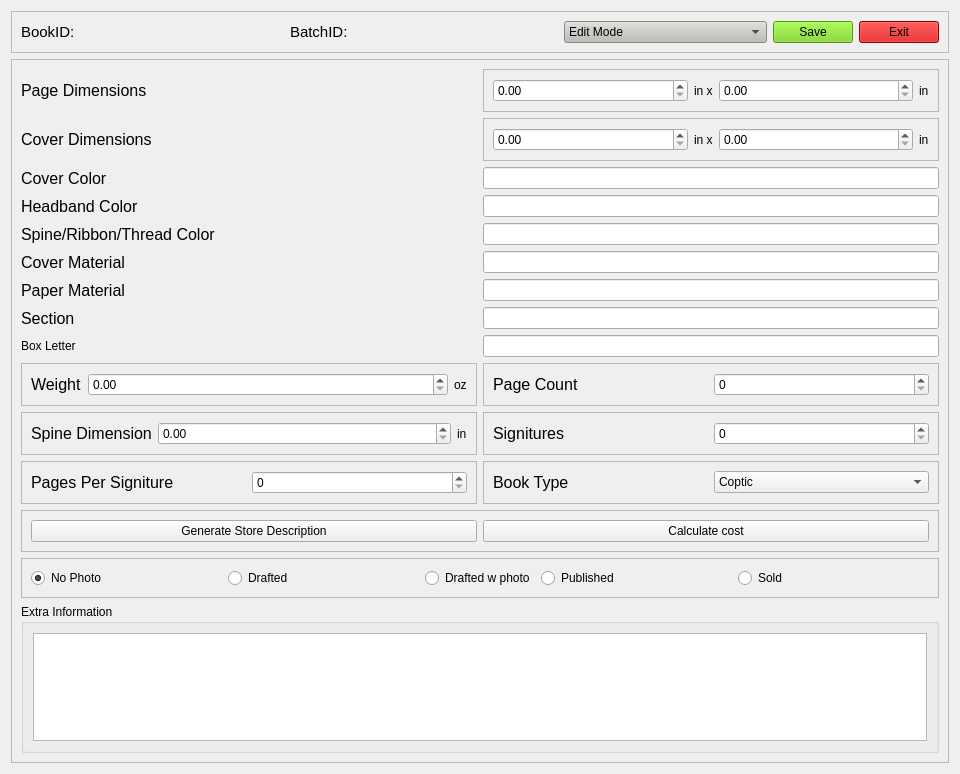
<?xml version="1.0" encoding="UTF-8"?>
<ui version="4.0">
 <class>Form</class>
 <widget class="QWidget" name="Form">
  <property name="geometry">
   <rect>
    <x>0</x>
    <y>0</y>
    <width>960</width>
    <height>774</height>
   </rect>
  </property>
  <property name="windowTitle">
   <string>Form</string>
  </property>
  <layout class="QVBoxLayout" name="verticalLayout">
   <item>
    <widget class="QFrame" name="idFrame">
     <property name="sizePolicy">
      <sizepolicy hsizetype="Preferred" vsizetype="Maximum">
       <horstretch>0</horstretch>
       <verstretch>0</verstretch>
      </sizepolicy>
     </property>
     <property name="frameShape">
      <enum>QFrame::StyledPanel</enum>
     </property>
     <property name="frameShadow">
      <enum>QFrame::Raised</enum>
     </property>
     <layout class="QHBoxLayout" name="horizontalLayout_2">
      <item>
       <widget class="QLabel" name="label">
        <property name="sizePolicy">
         <sizepolicy hsizetype="Minimum" vsizetype="Minimum">
          <horstretch>0</horstretch>
          <verstretch>0</verstretch>
         </sizepolicy>
        </property>
        <property name="font">
         <font>
          <pointsize>11</pointsize>
         </font>
        </property>
        <property name="text">
         <string>BookID:</string>
        </property>
       </widget>
      </item>
      <item>
       <widget class="QLabel" name="labelBookID">
        <property name="sizePolicy">
         <sizepolicy hsizetype="MinimumExpanding" vsizetype="Minimum">
          <horstretch>0</horstretch>
          <verstretch>0</verstretch>
         </sizepolicy>
        </property>
        <property name="font">
         <font>
          <pointsize>11</pointsize>
          <weight>50</weight>
          <italic>false</italic>
          <bold>false</bold>
         </font>
        </property>
        <property name="styleSheet">
         <string notr="true">#labelBookID {
	font: Courier;
}</string>
        </property>
        <property name="text">
         <string/>
        </property>
       </widget>
      </item>
      <item>
       <widget class="QLabel" name="label_3">
        <property name="sizePolicy">
         <sizepolicy hsizetype="Minimum" vsizetype="Minimum">
          <horstretch>0</horstretch>
          <verstretch>0</verstretch>
         </sizepolicy>
        </property>
        <property name="font">
         <font>
          <pointsize>11</pointsize>
         </font>
        </property>
        <property name="styleSheet">
         <string notr="true"/>
        </property>
        <property name="text">
         <string>BatchID:</string>
        </property>
       </widget>
      </item>
      <item>
       <widget class="QLabel" name="labelBatchID">
        <property name="sizePolicy">
         <sizepolicy hsizetype="MinimumExpanding" vsizetype="Minimum">
          <horstretch>0</horstretch>
          <verstretch>0</verstretch>
         </sizepolicy>
        </property>
        <property name="font">
         <font>
          <pointsize>11</pointsize>
          <weight>50</weight>
          <italic>false</italic>
          <bold>false</bold>
         </font>
        </property>
        <property name="styleSheet">
         <string notr="true">#labelBatchID {
	font: Courier;
}</string>
        </property>
        <property name="text">
         <string/>
        </property>
       </widget>
      </item>
      <item>
       <widget class="QComboBox" name="comboMode">
        <property name="sizePolicy">
         <sizepolicy hsizetype="Expanding" vsizetype="Fixed">
          <horstretch>0</horstretch>
          <verstretch>0</verstretch>
         </sizepolicy>
        </property>
        <property name="font">
         <font/>
        </property>
        <property name="styleSheet">
         <string notr="true">#comboMode {
	background-color: rgb(186, 189, 182);
}</string>
        </property>
        <item>
         <property name="text">
          <string>Edit Mode</string>
         </property>
        </item>
        <item>
         <property name="text">
          <string>ReadOnly Mode</string>
         </property>
        </item>
       </widget>
      </item>
      <item>
       <widget class="QPushButton" name="buttonSave">
        <property name="styleSheet">
         <string notr="true">#buttonSave {
	background-color: rgb(115, 210, 22);
}</string>
        </property>
        <property name="text">
         <string>Save</string>
        </property>
       </widget>
      </item>
      <item>
       <widget class="QPushButton" name="buttonExit">
        <property name="styleSheet">
         <string notr="true">#buttonExit {
	background-color: rgb(204, 0, 0);
}</string>
        </property>
        <property name="text">
         <string>Exit</string>
        </property>
       </widget>
      </item>
     </layout>
    </widget>
   </item>
   <item>
    <widget class="QScrollArea" name="scrollAreaDescription">
     <property name="sizePolicy">
      <sizepolicy hsizetype="Expanding" vsizetype="MinimumExpanding">
       <horstretch>0</horstretch>
       <verstretch>0</verstretch>
      </sizepolicy>
     </property>
     <property name="widgetResizable">
      <bool>true</bool>
     </property>
     <widget class="QWidget" name="scrollAreaWidgetContents">
      <property name="geometry">
       <rect>
        <x>0</x>
        <y>-365</y>
        <width>911</width>
        <height>1035</height>
       </rect>
      </property>
      <layout class="QGridLayout" name="gridLayout_5">
       <item row="11" column="0">
        <widget class="QFrame" name="frame_3">
         <property name="sizePolicy">
          <sizepolicy hsizetype="Ignored" vsizetype="Preferred">
           <horstretch>0</horstretch>
           <verstretch>0</verstretch>
          </sizepolicy>
         </property>
         <property name="frameShape">
          <enum>QFrame::StyledPanel</enum>
         </property>
         <property name="frameShadow">
          <enum>QFrame::Raised</enum>
         </property>
         <layout class="QHBoxLayout" name="horizontalLayout_5">
          <item>
           <widget class="QLabel" name="label_14">
            <property name="sizePolicy">
             <sizepolicy hsizetype="Minimum" vsizetype="Preferred">
              <horstretch>0</horstretch>
              <verstretch>0</verstretch>
             </sizepolicy>
            </property>
            <property name="font">
             <font>
              <pointsize>12</pointsize>
             </font>
            </property>
            <property name="text">
             <string>Pages Per Signiture</string>
            </property>
           </widget>
          </item>
          <item>
           <widget class="QSpinBox" name="spinPagesPerSig"/>
          </item>
         </layout>
        </widget>
       </item>
       <item row="9" column="1">
        <widget class="QFrame" name="frame_7">
         <property name="sizePolicy">
          <sizepolicy hsizetype="MinimumExpanding" vsizetype="Preferred">
           <horstretch>0</horstretch>
           <verstretch>0</verstretch>
          </sizepolicy>
         </property>
         <property name="frameShape">
          <enum>QFrame::StyledPanel</enum>
         </property>
         <property name="frameShadow">
          <enum>QFrame::Raised</enum>
         </property>
         <layout class="QHBoxLayout" name="horizontalLayout_8">
          <item>
           <widget class="QLabel" name="label_11">
            <property name="sizePolicy">
             <sizepolicy hsizetype="Minimum" vsizetype="Preferred">
              <horstretch>0</horstretch>
              <verstretch>0</verstretch>
             </sizepolicy>
            </property>
            <property name="font">
             <font>
              <pointsize>12</pointsize>
             </font>
            </property>
            <property name="text">
             <string>Page Count</string>
            </property>
           </widget>
          </item>
          <item>
           <widget class="QSpinBox" name="spinPageCount"/>
          </item>
         </layout>
        </widget>
       </item>
       <item row="11" column="1">
        <widget class="QFrame" name="frame_4">
         <property name="sizePolicy">
          <sizepolicy hsizetype="MinimumExpanding" vsizetype="Preferred">
           <horstretch>0</horstretch>
           <verstretch>0</verstretch>
          </sizepolicy>
         </property>
         <property name="frameShape">
          <enum>QFrame::StyledPanel</enum>
         </property>
         <property name="frameShadow">
          <enum>QFrame::Raised</enum>
         </property>
         <layout class="QHBoxLayout" name="horizontalLayout_10">
          <item>
           <widget class="QLabel" name="label_22">
            <property name="font">
             <font>
              <pointsize>12</pointsize>
             </font>
            </property>
            <property name="text">
             <string>Book Type</string>
            </property>
           </widget>
          </item>
          <item>
           <widget class="QComboBox" name="comboBootType">
            <item>
             <property name="text">
              <string>Coptic</string>
             </property>
            </item>
            <item>
             <property name="text">
              <string>Traditional</string>
             </property>
            </item>
            <item>
             <property name="text">
              <string>StabStich</string>
             </property>
            </item>
           </widget>
          </item>
         </layout>
        </widget>
       </item>
       <item row="2" column="0">
        <widget class="QLabel" name="label_2">
         <property name="sizePolicy">
          <sizepolicy hsizetype="Ignored" vsizetype="Preferred">
           <horstretch>0</horstretch>
           <verstretch>0</verstretch>
          </sizepolicy>
         </property>
         <property name="font">
          <font>
           <pointsize>12</pointsize>
          </font>
         </property>
         <property name="text">
          <string>Cover Color</string>
         </property>
        </widget>
       </item>
       <item row="10" column="1">
        <widget class="QFrame" name="frame_8">
         <property name="sizePolicy">
          <sizepolicy hsizetype="MinimumExpanding" vsizetype="Preferred">
           <horstretch>0</horstretch>
           <verstretch>0</verstretch>
          </sizepolicy>
         </property>
         <property name="frameShape">
          <enum>QFrame::StyledPanel</enum>
         </property>
         <property name="frameShadow">
          <enum>QFrame::Raised</enum>
         </property>
         <layout class="QHBoxLayout" name="horizontalLayout_9">
          <item>
           <widget class="QLabel" name="label_20">
            <property name="font">
             <font>
              <pointsize>12</pointsize>
             </font>
            </property>
            <property name="text">
             <string>Signitures</string>
            </property>
           </widget>
          </item>
          <item>
           <widget class="QSpinBox" name="spinSignitures"/>
          </item>
         </layout>
        </widget>
       </item>
       <item row="4" column="0">
        <widget class="QLabel" name="label_12">
         <property name="sizePolicy">
          <sizepolicy hsizetype="Ignored" vsizetype="Preferred">
           <horstretch>0</horstretch>
           <verstretch>0</verstretch>
          </sizepolicy>
         </property>
         <property name="font">
          <font>
           <pointsize>12</pointsize>
          </font>
         </property>
         <property name="text">
          <string>Spine/Ribbon/Thread Color</string>
         </property>
        </widget>
       </item>
       <item row="6" column="1">
        <widget class="QLineEdit" name="linePageMaterial">
         <property name="sizePolicy">
          <sizepolicy hsizetype="MinimumExpanding" vsizetype="Fixed">
           <horstretch>0</horstretch>
           <verstretch>0</verstretch>
          </sizepolicy>
         </property>
        </widget>
       </item>
       <item row="1" column="0">
        <widget class="QLabel" name="label_5">
         <property name="sizePolicy">
          <sizepolicy hsizetype="Ignored" vsizetype="Preferred">
           <horstretch>0</horstretch>
           <verstretch>0</verstretch>
          </sizepolicy>
         </property>
         <property name="font">
          <font>
           <pointsize>12</pointsize>
          </font>
         </property>
         <property name="styleSheet">
          <string notr="true">#label_5 {
	
}</string>
         </property>
         <property name="text">
          <string>Cover Dimensions</string>
         </property>
        </widget>
       </item>
       <item row="4" column="1">
        <widget class="QLineEdit" name="editThreadColor">
         <property name="sizePolicy">
          <sizepolicy hsizetype="MinimumExpanding" vsizetype="Fixed">
           <horstretch>0</horstretch>
           <verstretch>0</verstretch>
          </sizepolicy>
         </property>
        </widget>
       </item>
       <item row="0" column="0">
        <widget class="QLabel" name="label_8">
         <property name="sizePolicy">
          <sizepolicy hsizetype="Ignored" vsizetype="Preferred">
           <horstretch>0</horstretch>
           <verstretch>0</verstretch>
          </sizepolicy>
         </property>
         <property name="font">
          <font>
           <pointsize>12</pointsize>
          </font>
         </property>
         <property name="text">
          <string>Page Dimensions</string>
         </property>
        </widget>
       </item>
       <item row="12" column="0" colspan="2">
        <widget class="QFrame" name="frame_10">
         <property name="sizePolicy">
          <sizepolicy hsizetype="Ignored" vsizetype="Preferred">
           <horstretch>0</horstretch>
           <verstretch>0</verstretch>
          </sizepolicy>
         </property>
         <property name="frameShape">
          <enum>QFrame::StyledPanel</enum>
         </property>
         <property name="frameShadow">
          <enum>QFrame::Raised</enum>
         </property>
         <layout class="QHBoxLayout" name="horizontalLayout_11">
          <item>
           <widget class="QPushButton" name="pushButtonGenStoreDiscription">
            <property name="text">
             <string>Generate Store Description</string>
            </property>
           </widget>
          </item>
          <item>
           <widget class="QPushButton" name="pushButtonCalcCost">
            <property name="text">
             <string>Calculate cost</string>
            </property>
           </widget>
          </item>
         </layout>
        </widget>
       </item>
       <item row="3" column="1">
        <widget class="QLineEdit" name="lineEdit_3">
         <property name="sizePolicy">
          <sizepolicy hsizetype="MinimumExpanding" vsizetype="Fixed">
           <horstretch>0</horstretch>
           <verstretch>0</verstretch>
          </sizepolicy>
         </property>
        </widget>
       </item>
       <item row="14" column="0" colspan="2">
        <widget class="QGroupBox" name="groupBox_9">
         <property name="sizePolicy">
          <sizepolicy hsizetype="Ignored" vsizetype="Maximum">
           <horstretch>0</horstretch>
           <verstretch>0</verstretch>
          </sizepolicy>
         </property>
         <property name="title">
          <string>Extra Information</string>
         </property>
         <layout class="QGridLayout" name="gridLayout_4">
          <item row="1" column="0">
           <widget class="QPlainTextEdit" name="texteditExtra">
            <property name="font">
             <font>
              <pointsize>12</pointsize>
             </font>
            </property>
           </widget>
          </item>
         </layout>
        </widget>
       </item>
       <item row="5" column="1">
        <widget class="QLineEdit" name="lineCoverMaterial">
         <property name="sizePolicy">
          <sizepolicy hsizetype="MinimumExpanding" vsizetype="Fixed">
           <horstretch>0</horstretch>
           <verstretch>0</verstretch>
          </sizepolicy>
         </property>
        </widget>
       </item>
       <item row="3" column="0">
        <widget class="QLabel" name="label_21">
         <property name="sizePolicy">
          <sizepolicy hsizetype="Ignored" vsizetype="Preferred">
           <horstretch>0</horstretch>
           <verstretch>0</verstretch>
          </sizepolicy>
         </property>
         <property name="font">
          <font>
           <pointsize>12</pointsize>
          </font>
         </property>
         <property name="text">
          <string>Headband Color</string>
         </property>
        </widget>
       </item>
       <item row="13" column="0" colspan="2">
        <widget class="QFrame" name="frame_9">
         <property name="sizePolicy">
          <sizepolicy hsizetype="Ignored" vsizetype="MinimumExpanding">
           <horstretch>0</horstretch>
           <verstretch>0</verstretch>
          </sizepolicy>
         </property>
         <property name="frameShape">
          <enum>QFrame::StyledPanel</enum>
         </property>
         <property name="frameShadow">
          <enum>QFrame::Raised</enum>
         </property>
         <layout class="QGridLayout" name="gridLayout_6">
          <item row="0" column="3">
           <widget class="QRadioButton" name="radioButton_4">
            <property name="sizePolicy">
             <sizepolicy hsizetype="Minimum" vsizetype="Preferred">
              <horstretch>0</horstretch>
              <verstretch>0</verstretch>
             </sizepolicy>
            </property>
            <property name="text">
             <string>Published</string>
            </property>
           </widget>
          </item>
          <item row="0" column="0">
           <widget class="QRadioButton" name="radioNoPhoto">
            <property name="sizePolicy">
             <sizepolicy hsizetype="Minimum" vsizetype="Preferred">
              <horstretch>0</horstretch>
              <verstretch>0</verstretch>
             </sizepolicy>
            </property>
            <property name="text">
             <string>No Photo</string>
            </property>
            <property name="checked">
             <bool>true</bool>
            </property>
           </widget>
          </item>
          <item row="0" column="1">
           <widget class="QRadioButton" name="radioButtonDrafted">
            <property name="sizePolicy">
             <sizepolicy hsizetype="Minimum" vsizetype="Preferred">
              <horstretch>0</horstretch>
              <verstretch>0</verstretch>
             </sizepolicy>
            </property>
            <property name="text">
             <string>Drafted</string>
            </property>
           </widget>
          </item>
          <item row="0" column="4">
           <widget class="QRadioButton" name="radioButton_5">
            <property name="sizePolicy">
             <sizepolicy hsizetype="Minimum" vsizetype="Preferred">
              <horstretch>0</horstretch>
              <verstretch>0</verstretch>
             </sizepolicy>
            </property>
            <property name="text">
             <string>Sold</string>
            </property>
           </widget>
          </item>
          <item row="0" column="2">
           <widget class="QRadioButton" name="radioButtonDraftedNoPhoto">
            <property name="sizePolicy">
             <sizepolicy hsizetype="Fixed" vsizetype="Preferred">
              <horstretch>0</horstretch>
              <verstretch>0</verstretch>
             </sizepolicy>
            </property>
            <property name="text">
             <string>Drafted w photo</string>
            </property>
           </widget>
          </item>
         </layout>
        </widget>
       </item>
       <item row="6" column="0">
        <widget class="QLabel" name="label_9">
         <property name="sizePolicy">
          <sizepolicy hsizetype="Ignored" vsizetype="Preferred">
           <horstretch>0</horstretch>
           <verstretch>0</verstretch>
          </sizepolicy>
         </property>
         <property name="font">
          <font>
           <pointsize>12</pointsize>
          </font>
         </property>
         <property name="text">
          <string>Paper Material</string>
         </property>
        </widget>
       </item>
       <item row="9" column="0">
        <widget class="QFrame" name="frame_5">
         <property name="sizePolicy">
          <sizepolicy hsizetype="Ignored" vsizetype="Preferred">
           <horstretch>0</horstretch>
           <verstretch>0</verstretch>
          </sizepolicy>
         </property>
         <property name="frameShape">
          <enum>QFrame::StyledPanel</enum>
         </property>
         <property name="frameShadow">
          <enum>QFrame::Raised</enum>
         </property>
         <layout class="QHBoxLayout" name="horizontalLayout_7">
          <item>
           <widget class="QLabel" name="label_16">
            <property name="sizePolicy">
             <sizepolicy hsizetype="Minimum" vsizetype="Preferred">
              <horstretch>0</horstretch>
              <verstretch>0</verstretch>
             </sizepolicy>
            </property>
            <property name="font">
             <font>
              <pointsize>12</pointsize>
             </font>
            </property>
            <property name="text">
             <string>Weight</string>
            </property>
           </widget>
          </item>
          <item>
           <widget class="QDoubleSpinBox" name="spinWeight">
            <property name="sizePolicy">
             <sizepolicy hsizetype="MinimumExpanding" vsizetype="Fixed">
              <horstretch>0</horstretch>
              <verstretch>0</verstretch>
             </sizepolicy>
            </property>
           </widget>
          </item>
          <item>
           <widget class="QLabel" name="label_17">
            <property name="sizePolicy">
             <sizepolicy hsizetype="Fixed" vsizetype="Preferred">
              <horstretch>0</horstretch>
              <verstretch>0</verstretch>
             </sizepolicy>
            </property>
            <property name="text">
             <string>oz</string>
            </property>
           </widget>
          </item>
         </layout>
        </widget>
       </item>
       <item row="10" column="0">
        <widget class="QFrame" name="frame_6">
         <property name="sizePolicy">
          <sizepolicy hsizetype="Ignored" vsizetype="Preferred">
           <horstretch>0</horstretch>
           <verstretch>0</verstretch>
          </sizepolicy>
         </property>
         <property name="frameShape">
          <enum>QFrame::StyledPanel</enum>
         </property>
         <property name="frameShadow">
          <enum>QFrame::Raised</enum>
         </property>
         <layout class="QHBoxLayout" name="horizontalLayout_6">
          <item>
           <widget class="QLabel" name="label_13">
            <property name="sizePolicy">
             <sizepolicy hsizetype="Minimum" vsizetype="Preferred">
              <horstretch>0</horstretch>
              <verstretch>0</verstretch>
             </sizepolicy>
            </property>
            <property name="font">
             <font>
              <pointsize>12</pointsize>
             </font>
            </property>
            <property name="text">
             <string>Spine Dimension</string>
            </property>
           </widget>
          </item>
          <item>
           <widget class="QDoubleSpinBox" name="spinSpineDim">
            <property name="sizePolicy">
             <sizepolicy hsizetype="MinimumExpanding" vsizetype="Fixed">
              <horstretch>0</horstretch>
              <verstretch>0</verstretch>
             </sizepolicy>
            </property>
           </widget>
          </item>
          <item>
           <widget class="QLabel" name="label_15">
            <property name="sizePolicy">
             <sizepolicy hsizetype="Minimum" vsizetype="Preferred">
              <horstretch>0</horstretch>
              <verstretch>0</verstretch>
             </sizepolicy>
            </property>
            <property name="text">
             <string>in</string>
            </property>
           </widget>
          </item>
         </layout>
        </widget>
       </item>
       <item row="5" column="0">
        <widget class="QLabel" name="label_4">
         <property name="sizePolicy">
          <sizepolicy hsizetype="Ignored" vsizetype="Preferred">
           <horstretch>0</horstretch>
           <verstretch>0</verstretch>
          </sizepolicy>
         </property>
         <property name="font">
          <font>
           <pointsize>12</pointsize>
          </font>
         </property>
         <property name="text">
          <string>Cover Material</string>
         </property>
        </widget>
       </item>
       <item row="7" column="0">
        <widget class="QLabel" name="label_19">
         <property name="sizePolicy">
          <sizepolicy hsizetype="Ignored" vsizetype="Preferred">
           <horstretch>0</horstretch>
           <verstretch>0</verstretch>
          </sizepolicy>
         </property>
         <property name="font">
          <font>
           <pointsize>12</pointsize>
          </font>
         </property>
         <property name="text">
          <string>Section</string>
         </property>
        </widget>
       </item>
       <item row="0" column="1">
        <widget class="QFrame" name="frame_2">
         <property name="sizePolicy">
          <sizepolicy hsizetype="MinimumExpanding" vsizetype="Preferred">
           <horstretch>0</horstretch>
           <verstretch>0</verstretch>
          </sizepolicy>
         </property>
         <property name="frameShape">
          <enum>QFrame::StyledPanel</enum>
         </property>
         <property name="frameShadow">
          <enum>QFrame::Raised</enum>
         </property>
         <layout class="QHBoxLayout" name="horizontalLayout_4">
          <item>
           <widget class="QDoubleSpinBox" name="spinPageDimX"/>
          </item>
          <item>
           <widget class="QLabel" name="label_7">
            <property name="sizePolicy">
             <sizepolicy hsizetype="Fixed" vsizetype="Preferred">
              <horstretch>0</horstretch>
              <verstretch>0</verstretch>
             </sizepolicy>
            </property>
            <property name="text">
             <string>in x</string>
            </property>
           </widget>
          </item>
          <item>
           <widget class="QDoubleSpinBox" name="spinPageDimY"/>
          </item>
          <item>
           <widget class="QLabel" name="label_10">
            <property name="sizePolicy">
             <sizepolicy hsizetype="Fixed" vsizetype="Preferred">
              <horstretch>0</horstretch>
              <verstretch>0</verstretch>
             </sizepolicy>
            </property>
            <property name="text">
             <string>in</string>
            </property>
           </widget>
          </item>
         </layout>
        </widget>
       </item>
       <item row="2" column="1">
        <widget class="QLineEdit" name="editCoverColor">
         <property name="sizePolicy">
          <sizepolicy hsizetype="MinimumExpanding" vsizetype="Fixed">
           <horstretch>0</horstretch>
           <verstretch>0</verstretch>
          </sizepolicy>
         </property>
        </widget>
       </item>
       <item row="1" column="1">
        <widget class="QFrame" name="frame">
         <property name="sizePolicy">
          <sizepolicy hsizetype="MinimumExpanding" vsizetype="Preferred">
           <horstretch>0</horstretch>
           <verstretch>0</verstretch>
          </sizepolicy>
         </property>
         <property name="frameShape">
          <enum>QFrame::StyledPanel</enum>
         </property>
         <property name="frameShadow">
          <enum>QFrame::Raised</enum>
         </property>
         <layout class="QHBoxLayout" name="horizontalLayout_3">
          <item>
           <widget class="QDoubleSpinBox" name="spinCoverDimX">
            <property name="sizePolicy">
             <sizepolicy hsizetype="Minimum" vsizetype="Preferred">
              <horstretch>0</horstretch>
              <verstretch>0</verstretch>
             </sizepolicy>
            </property>
           </widget>
          </item>
          <item>
           <widget class="QLabel" name="label_6">
            <property name="sizePolicy">
             <sizepolicy hsizetype="Fixed" vsizetype="Preferred">
              <horstretch>0</horstretch>
              <verstretch>0</verstretch>
             </sizepolicy>
            </property>
            <property name="text">
             <string>in x</string>
            </property>
           </widget>
          </item>
          <item>
           <widget class="QDoubleSpinBox" name="spinCoverDimY"/>
          </item>
          <item>
           <widget class="QLabel" name="label_18">
            <property name="sizePolicy">
             <sizepolicy hsizetype="Fixed" vsizetype="Preferred">
              <horstretch>0</horstretch>
              <verstretch>0</verstretch>
             </sizepolicy>
            </property>
            <property name="text">
             <string>in</string>
            </property>
           </widget>
          </item>
         </layout>
        </widget>
       </item>
       <item row="7" column="1">
        <widget class="QLineEdit" name="lineEdit_2">
         <property name="sizePolicy">
          <sizepolicy hsizetype="MinimumExpanding" vsizetype="Fixed">
           <horstretch>0</horstretch>
           <verstretch>0</verstretch>
          </sizepolicy>
         </property>
        </widget>
       </item>
       <item row="8" column="0">
        <widget class="QLabel" name="label_23">
         <property name="text">
          <string>Box Letter</string>
         </property>
        </widget>
       </item>
       <item row="8" column="1">
        <widget class="QLineEdit" name="editBox"/>
       </item>
      </layout>
     </widget>
    </widget>
   </item>
  </layout>
 </widget>
 <resources/>
 <connections/>
</ui>
